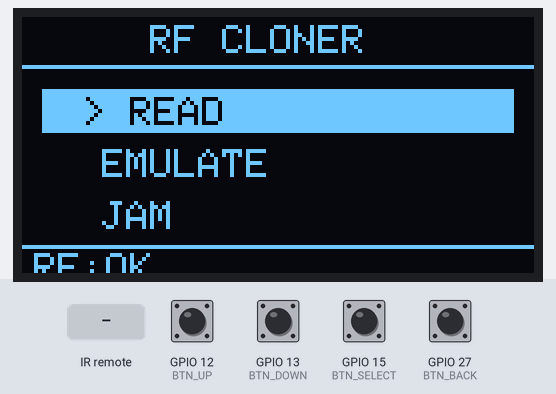
Simulated run of this sketch. Board: ESP32. Parts: 128×64 one-colour display. Inputs (shaded band) come from the test bench; at power-on: GPIO 12 (BTN_UP), GPIO 13 (BTN_DOWN), GPIO 15 (BTN_SELECT), GPIO 27 (BTN_BACK) HIGH. Random numbers use the default seed unless the sketch sets one; what the sketch prints to the serial monitor is not drawn.

Above: at 3.6 s.
3.7 s: GPIO 15 (BTN_SELECT) pulled LOW for 0.15 s
At 3.9 s:
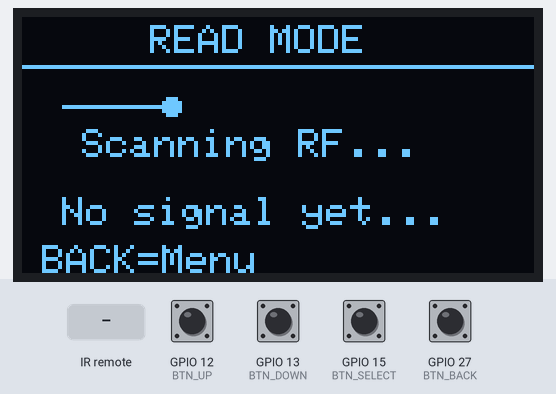
4.4 s: infrared code 0x1 received
At 6.13 s:
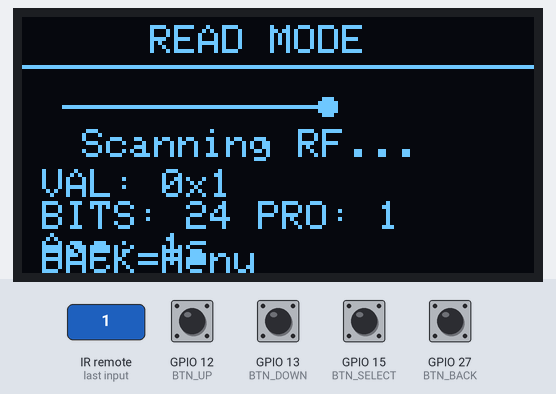
6.4 s: GPIO 27 (BTN_BACK) pulled LOW for 0.15 s
At 7.0 s:
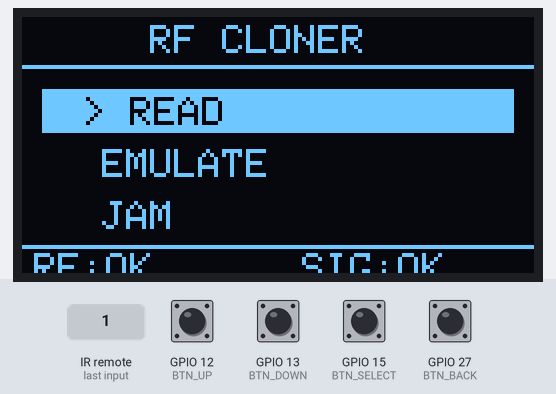
8.0 s: GPIO 12 (BTN_UP) pulled LOW for 0.15 s
At 8.9 s:
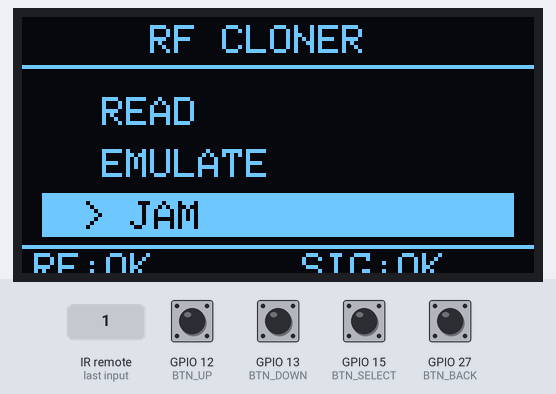
9.6 s: GPIO 15 (BTN_SELECT) pulled LOW for 1 s
At 10.7 s:
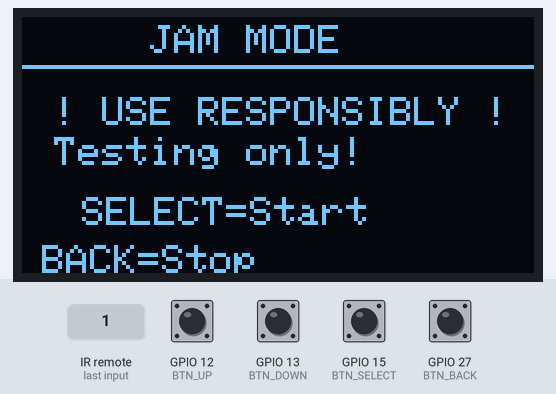
12.1 s: GPIO 15 (BTN_SELECT) pulled LOW for 0.15 s
At 13.0 s:
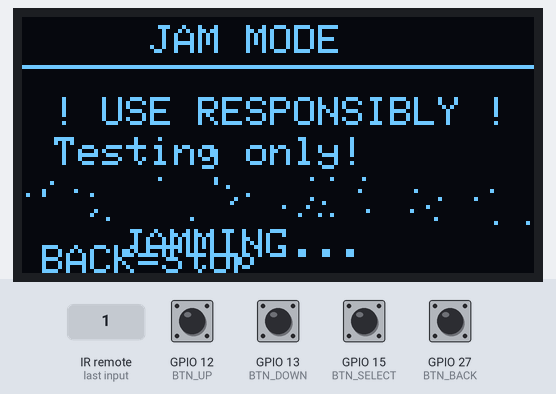
Timing chart, 0 to 15.1 s (numbered marks = the images above; inputs shaded):
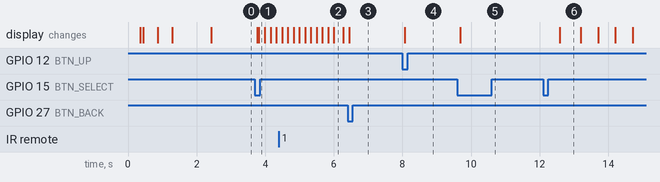

Measured:
- after the input at 3.7 s, the display: first changes after 0.06 s (image 1 shows a later state)
- after the input at 8.0 s, the display: changes after 0.06 s (image 4)
- after the input at 9.6 s, the display: changes after 0.08 s (image 5)
- after the input at 12.1 s, the display: changes after 0.48 s (image 6)
- what the display in image 6 shows lasts 0.6 s, from 12.6 s to 13.2 s

The sketch:

RF_clone.ino
```cpp
/*
 * RF Signal Cloner/Jammer
 * Hardware: ESP32 + SH1106 OLED + 433MHz RF Modules
 * Created by: Nihal MP
 *
 * Features:
 * - Read RF signals (315/433MHz)
 * - Store and replay signals
 * - RF jamming mode (for testing only)
 * - Button-based navigation
 *
 * Pin Configuration:
 * - OLED: I2C (SDA=21, SCL=22)
 * - RF TX: GPIO 4
 * - RF RX: GPIO 5
 * - Buttons: UP=12, DOWN=13, SELECT=15, BACK=27
 */

#include <Wire.h>
#include <Adafruit_GFX.h>
#include <Adafruit_SH110X.h>
#include <RCSwitch.h>

// ============================================
// CONFIGURATION
// ============================================

// OLED Configuration (SH1106 128x64)
#define SCREEN_WIDTH 128
#define SCREEN_HEIGHT 64
#define OLED_RESET -1
Adafruit_SH1106G display(SCREEN_WIDTH, SCREEN_HEIGHT, &Wire, OLED_RESET);

// RF Module Pins
#define RF_TX_PIN 4
#define RF_RX_PIN 5

// Button Pins
#define BTN_UP 12
#define BTN_DOWN 13
#define BTN_SELECT 15
#define BTN_BACK 27

// Timing Constants
#define DEBOUNCE_DELAY 200
#define RF_CHECK_INTERVAL 3000
#define ANIM_SPEED 120
#define TRANSMIT_INTERVAL 500
#define JAM_INTERVAL 50

// ============================================
// GLOBAL OBJECTS
// ============================================

RCSwitch rfReceiver = RCSwitch();
RCSwitch rfTransmitter = RCSwitch();

// ============================================
// SYSTEM STATE
// ============================================

enum Mode { MENU, READ, EMULATE, JAM };
Mode currentMode = MENU;
int menuSelection = 0;
const int menuItems = 3;

// RF Status
bool rfModuleConnected = false;
unsigned long lastRFCheck = 0;

// Button State
struct ButtonState {
  bool up;
  bool down;
  bool select;
  bool back;
  bool upLast;
  bool downLast;
  bool selectLast;
  bool backLast;
  unsigned long lastPress;
};
ButtonState btnState = {false, false, false, false, false, false, false, false, 0};

// RF Signal Storage
struct RFSignal {
  unsigned long value;
  unsigned int bitLength;
  unsigned int protocol;
  unsigned int pulseLength;
  bool valid;
  unsigned long captureTime;
};
RFSignal capturedSignal = {0, 0, 0, 0, false, 0};

// Transmission State
bool isTransmitting = false;
bool isJamming = false;
unsigned long lastTransmit = 0;
unsigned long lastJam = 0;
int transmitCount = 0;

// Animation
unsigned int animFrame = 0;
unsigned long lastAnimUpdate = 0;

// ============================================
// BOOT ANIMATION
// ============================================

void bootAnimation() {
  display.clearDisplay();
  display.setTextSize(2);
  display.setTextColor(SH110X_WHITE);
  display.setCursor(10, 5);
  display.println("RF CLONER");

  display.setTextSize(1);
  display.setCursor(25, 25);
  display.println("by Nihal MP");

  // Animated signal waves
  for(int frame = 0; frame < 3; frame++) {
    for(int x = 0; x < SCREEN_WIDTH; x += 6) {
      int y = 45 + sin((x + frame * 30) * 0.08) * 6;
      display.drawPixel(x, y, SH110X_WHITE);
    }

    // Progress bar
    int progress = map(frame, 0, 2, 0, SCREEN_WIDTH - 20);
    display.drawRect(10, 56, SCREEN_WIDTH - 20, 6, SH110X_WHITE);
    display.fillRect(11, 57, progress, 4, SH110X_WHITE);

    display.display();
    delay(400);
  }

  delay(600);
}

// ============================================
// RF MODULE DETECTION
// ============================================

bool checkRFModule() {
  // Method 1: Check if receiver ever gets data (wait 100ms)
  unsigned long start = millis();
  while(millis() - start < 100) {
    if(rfReceiver.available()) {
      rfReceiver.resetAvailable();
      return true;
    }
  }

  // Method 2: Check TX pin can be controlled
  pinMode(RF_TX_PIN, OUTPUT);
  digitalWrite(RF_TX_PIN, HIGH);
  delay(10);
  bool txOk = digitalRead(RF_TX_PIN) == HIGH;
  digitalWrite(RF_TX_PIN, LOW);

  // For testing: Uncomment below to bypass detection
  // return true;

  return txOk; // At minimum, TX should work
}

// ============================================
// BUTTON HANDLING
// ============================================

void readButtons() {
  btnState.up = (digitalRead(BTN_UP) == LOW);
  btnState.down = (digitalRead(BTN_DOWN) == LOW);
  btnState.select = (digitalRead(BTN_SELECT) == LOW);
  btnState.back = (digitalRead(BTN_BACK) == LOW);
}

bool buttonRisingEdge(bool current, bool last) {
  return (current && !last);
}

void handleButtons() {
  readButtons();

  unsigned long now = millis();
  if(now - btnState.lastPress < DEBOUNCE_DELAY) {
    return; // Skip if debounce time hasn't passed
  }

  // UP Button - Menu navigation
  if(buttonRisingEdge(btnState.up, btnState.upLast)) {
    if(currentMode == MENU) {
      menuSelection--;
      if(menuSelection < 0) menuSelection = menuItems - 1;
      Serial.println("Menu UP -> " + String(menuSelection));
    }
    btnState.lastPress = now;
  }

  // DOWN Button - Menu navigation
  if(buttonRisingEdge(btnState.down, btnState.downLast)) {
    if(currentMode == MENU) {
      menuSelection++;
      if(menuSelection >= menuItems) menuSelection = 0;
      Serial.println("Menu DOWN -> " + String(menuSelection));
    }
    btnState.lastPress = now;
  }

  // SELECT Button - Confirm/Toggle
  if(buttonRisingEdge(btnState.select, btnState.selectLast)) {
    Serial.println("SELECT pressed in mode: " + String(currentMode));

    if(currentMode == MENU) {
      // Enter selected mode
      switch(menuSelection) {
        case 0:
          currentMode = READ;
          Serial.println("-> READ MODE");
          break;
        case 1:
          currentMode = EMULATE;
          Serial.println("-> EMULATE MODE");
          break;
        case 2:
          currentMode = JAM;
          Serial.println("-> JAM MODE");
          break;
      }
      isTransmitting = false;
      isJamming = false;
      transmitCount = 0;
    }
    else if(currentMode == EMULATE) {
      if(capturedSignal.valid) {
        isTransmitting = !isTransmitting;
        transmitCount = 0;
        lastTransmit = 0;
        Serial.println("Transmit: " + String(isTransmitting ? "ON" : "OFF"));
      } else {
        Serial.println("ERROR: No signal captured!");
      }
    }
    else if(currentMode == JAM) {
      isJamming = !isJamming;
      lastJam = 0;
      Serial.println("Jamming: " + String(isJamming ? "ON" : "OFF"));
    }

    btnState.lastPress = now;
  }

  // BACK Button - Return to menu
  if(buttonRisingEdge(btnState.back, btnState.backLast)) {
    Serial.println("BACK -> MENU");
    currentMode = MENU;
    isTransmitting = false;
    isJamming = false;
    btnState.lastPress = now;
  }

  // Update last states
  btnState.upLast = btnState.up;
  btnState.downLast = btnState.down;
  btnState.selectLast = btnState.select;
  btnState.backLast = btnState.back;
}

// ============================================
// RF OPERATIONS
// ============================================

void handleRFReception() {
  if(rfReceiver.available()) {
    unsigned long value = rfReceiver.getReceivedValue();

    if(value != 0) { // Ignore zero values (noise)
      capturedSignal.value = value;
      capturedSignal.bitLength = rfReceiver.getReceivedBitlength();
      capturedSignal.protocol = rfReceiver.getReceivedProtocol();
      capturedSignal.pulseLength = rfReceiver.getReceivedDelay();
      capturedSignal.valid = true;
      capturedSignal.captureTime = millis();

      Serial.println("=== SIGNAL CAPTURED ===");
      Serial.print("Value: "); Serial.println(capturedSignal.value, HEX);
      Serial.print("Bits: "); Serial.println(capturedSignal.bitLength);
      Serial.print("Protocol: "); Serial.println(capturedSignal.protocol);
      Serial.print("Pulse: "); Serial.println(capturedSignal.pulseLength);
    }

    rfReceiver.resetAvailable();
  }
}

void transmitSignal() {
  unsigned long now = millis();

  if(now - lastTransmit >= TRANSMIT_INTERVAL) {
    if(capturedSignal.valid) {
      rfTransmitter.setProtocol(capturedSignal.protocol);
      rfTransmitter.setPulseLength(capturedSignal.pulseLength);
      rfTransmitter.send(capturedSignal.value, capturedSignal.bitLength);

      transmitCount++;
      lastTransmit = now;

      Serial.println("TX #" + String(transmitCount));
    }
  }
}

void jamSignals() {
  unsigned long now = millis();

  if(now - lastJam >= JAM_INTERVAL) {
    // Rotate through protocols
    int protocol = (animFrame % 3) + 1;
    rfTransmitter.setProtocol(protocol);

    // Send random data
    unsigned long randomValue = random(1, 16777215); // 24-bit max
    rfTransmitter.send(randomValue, 24);

    lastJam = now;
  }
}

// ============================================
// DISPLAY FUNCTIONS
// ============================================

void displayWarning(const char* message, const char* detail) {
  display.clearDisplay();

  // Animated warning triangle
  if((millis() / 400) % 2 == 0) {
    display.fillTriangle(64, 15, 54, 33, 74, 33, SH110X_WHITE);
    display.fillTriangle(61, 25, 67, 25, 64, 30, SH110X_BLACK);
    display.fillCircle(64, 34, 2, SH110X_WHITE);
  }

  display.setTextSize(1);
  display.setTextColor(SH110X_WHITE);

  // Center main message
  int16_t x1, y1;
  uint16_t w, h;
  display.getTextBounds(message, 0, 0, &x1, &y1, &w, &h);
  display.setCursor((SCREEN_WIDTH - w) / 2, 42);
  display.println(message);

  // Detail text
  display.getTextBounds(detail, 0, 0, &x1, &y1, &w, &h);
  display.setCursor((SCREEN_WIDTH - w) / 2, 52);
  display.println(detail);

  display.display();
}

void drawMenu() {
  display.clearDisplay();

  // Header
  display.setTextSize(1);
  display.setTextColor(SH110X_WHITE);
  display.setCursor(32, 2);
  display.println("RF CLONER");
  display.drawLine(0, 12, SCREEN_WIDTH, 12, SH110X_WHITE);

  // Menu items with selection highlight
  const char* items[] = {"READ", "EMULATE", "JAM"};

  for(int i = 0; i < menuItems; i++) {
    int y = 20 + i * 13;

    if(i == menuSelection) {
      display.fillRect(5, y - 2, SCREEN_WIDTH - 10, 11, SH110X_WHITE);
      display.setTextColor(SH110X_BLACK);
      display.setCursor(15, y);
      display.print("> ");
      display.print(items[i]);
      display.setTextColor(SH110X_WHITE);
    } else {
      display.setCursor(20, y);
      display.print(items[i]);
    }
  }

  // Status footer
  display.drawLine(0, 57, SCREEN_WIDTH, 57, SH110X_WHITE);
  display.setTextSize(1);
  display.setCursor(3, 59);
  display.print("RF:");
  display.print(rfModuleConnected ? "OK" : "ERR");

  if(capturedSignal.valid) {
    display.setCursor(70, 59);
    display.print("SIG:OK");
  }

  display.display();
}

void drawReadMode() {
  display.clearDisplay();

  // Header
  display.setTextSize(1);
  display.setTextColor(SH110X_WHITE);
  display.setCursor(32, 2);
  display.println("READ MODE");
  display.drawLine(0, 12, SCREEN_WIDTH, 12, SH110X_WHITE);

  // Scanning animation
  int scanPos = (animFrame * 3) % (SCREEN_WIDTH - 20);
  display.drawLine(10, 22, 10 + scanPos, 22, SH110X_WHITE);
  display.fillCircle(10 + scanPos, 22, 2, SH110X_WHITE);

  display.setCursor(15, 28);
  display.println("Scanning RF...");

  // Signal info if captured
  if(capturedSignal.valid) {
    display.setCursor(5, 38);
    display.print("VAL: 0x");
    display.println(capturedSignal.value, HEX);

    display.setCursor(5, 46);
    display.print("BITS: ");
    display.print(capturedSignal.bitLength);
    display.print(" PRO: ");
    display.print(capturedSignal.protocol);

    // Age indicator
    unsigned long age = (millis() - capturedSignal.captureTime) / 1000;
    if(age < 60) {
      display.setCursor(5, 54);
      display.print("Age: ");
      display.print(age);
      display.print("s");
    }
  } else {
    display.setCursor(10, 45);
    display.println("No signal yet...");
  }

  // Footer
  display.setCursor(5, 57);
  display.println("BACK=Menu");

  display.display();
}

void drawEmulateMode() {
  display.clearDisplay();

  // Header
  display.setTextSize(1);
  display.setTextColor(SH110X_WHITE);
  display.setCursor(20, 2);
  display.println("EMULATE MODE");
  display.drawLine(0, 12, SCREEN_WIDTH, 12, SH110X_WHITE);

  if(!capturedSignal.valid) {
    // No signal captured
    display.setCursor(10, 28);
    display.println("No signal!");
    display.setCursor(5, 40);
    display.println("Capture in READ");
    display.setCursor(15, 48);
    display.println("mode first");
  } else {
    // Signal details
    display.setCursor(5, 18);
    display.print("VAL: 0x");
    display.println(capturedSignal.value, HEX);

    display.setCursor(5, 26);
    display.print("BITS: ");
    display.print(capturedSignal.bitLength);

    display.setCursor(5, 34);
    display.print("PROTO: ");
    display.print(capturedSignal.protocol);

    // Transmission status
    if(isTransmitting) {
      // Animated transmission waves
      for(int i = 0; i < 4; i++) {
        int x = 15 + i * 25 + (animFrame * 2) % 25;
        display.fillCircle(x, 45, 2, SH110X_WHITE);
        display.drawCircle(x, 45, 4, SH110X_WHITE);
      }

      display.setCursor(20, 52);
      display.print("TX #");
      display.print(transmitCount);
    } else {
      display.setCursor(15, 45);
      display.println("SELECT to TX");
    }
  }

  // Footer
  display.setCursor(5, 57);
  display.println("BACK=Menu");

  display.display();
}

void drawJamMode() {
  display.clearDisplay();

  // Header
  display.setTextSize(1);
  display.setTextColor(SH110X_WHITE);
  display.setCursor(32, 2);
  display.println("JAM MODE");
  display.drawLine(0, 12, SCREEN_WIDTH, 12, SH110X_WHITE);

  // Warning
  display.setTextSize(1);
  display.setCursor(8, 20);
  display.println("! USE RESPONSIBLY !");
  display.setCursor(8, 30);
  display.println("Testing only!");

  if(isJamming) {
    // Chaotic jamming animation
    for(int i = 0; i < 40; i++) {
      int x = random(0, SCREEN_WIDTH);
      int y = random(40, 52);
      display.drawPixel(x, y, SH110X_WHITE);
    }

    display.setCursor(25, 53);
    display.println("JAMMING...");
  } else {
    display.setCursor(15, 45);
    display.println("SELECT=Start");
  }

  // Footer
  display.setCursor(5, 57);
  display.println("BACK=Stop");

  display.display();
}

// ============================================
// MAIN SETUP
// ============================================

void setup() {
  Serial.begin(115200);
  delay(100);
  Serial.println("\n\n=================================");
  Serial.println("RF Cloner - Starting...");
  Serial.println("Created by: Nihal MP");
  Serial.println("=================================\n");

  // Initialize buttons
  pinMode(BTN_UP, INPUT_PULLUP);
  pinMode(BTN_DOWN, INPUT_PULLUP);
  pinMode(BTN_SELECT, INPUT_PULLUP);
  pinMode(BTN_BACK, INPUT_PULLUP);
  Serial.println("Buttons: UP=12 DN=13 SEL=15 BACK=27");

  // Initialize button states
  readButtons();
  btnState.upLast = btnState.up;
  btnState.downLast = btnState.down;
  btnState.selectLast = btnState.select;
  btnState.backLast = btnState.back;

  // Initialize OLED
  delay(250);
  if(!display.begin(0x3C, true)) {
    Serial.println("ERROR: Display init failed!");
    while(1) delay(1000);
  }

  Serial.println("Display: OK (SH1106 128x64)");
  display.clearDisplay();
  display.display();

  // Boot animation
  bootAnimation();

  // Initialize RF modules
  rfReceiver.enableReceive(digitalPinToInterrupt(RF_RX_PIN));
  rfTransmitter.enableTransmit(RF_TX_PIN);
  Serial.println("RF RX: GPIO5 | RF TX: GPIO4");

  // Check RF module
  Serial.print("Checking RF module... ");
  rfModuleConnected = checkRFModule();
  Serial.println(rfModuleConnected ? "CONNECTED" : "NOT FOUND");

  if(!rfModuleConnected) {
    Serial.println("WARNING: RF module not detected!");
    Serial.println("Check connections and power.");
  }

  currentMode = MENU;
  Serial.println("\n=== READY ===\n");
}

// ============================================
// MAIN LOOP
// ============================================

void loop() {
  // Periodic RF module check
  if(millis() - lastRFCheck > RF_CHECK_INTERVAL) {
    bool wasConnected = rfModuleConnected;
    rfModuleConnected = checkRFModule();

    if(wasConnected != rfModuleConnected) {
      Serial.println("RF Status changed: " + String(rfModuleConnected ? "CONNECTED" : "DISCONNECTED"));
    }

    lastRFCheck = millis();
  }

  // Update animation frame (prevent overflow)
  if(millis() - lastAnimUpdate > ANIM_SPEED) {
    animFrame = (animFrame + 1) % 1000; // Reset at 1000
    lastAnimUpdate = millis();
  }

  // Handle button input
  handleButtons();

  // Execute mode-specific logic
  switch(currentMode) {
    case MENU:
      drawMenu();
      break;

    case READ:
      if(!rfModuleConnected) {
        displayWarning("RF Module Error", "Check Connection");
      } else {
        handleRFReception();
        drawReadMode();
      }
      break;

    case EMULATE:
      if(!rfModuleConnected) {
        displayWarning("RF Module Error", "Check Connection");
      } else {
        if(isTransmitting) {
          transmitSignal();
        }
        drawEmulateMode();
      }
      break;

    case JAM:
      if(!rfModuleConnected) {
        displayWarning("RF Module Error", "Check Connection");
      } else {
        if(isJamming) {
          jamSignals();
        }
        drawJamMode();
      }
      break;
  }

  delay(30); // Reduced delay for more responsive input
}

// =================================
// END OF CODE
// Created by: Nihal MP
// =================================
```
